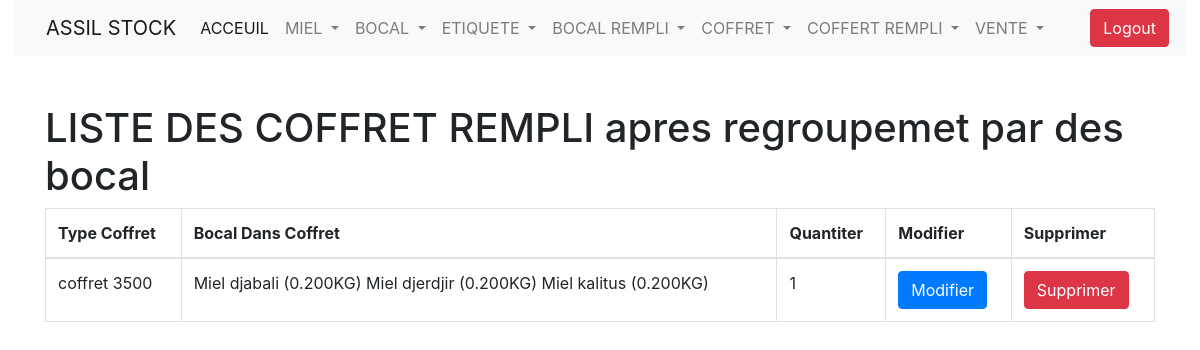
Screenshot of /list_filled_boxes/ (signed in) with the database file from the repository.
### appAssilStockManag/models.py (models this page shows, shortened)
class Box(models.Model):
    COFFRET_TYPES = [
        ('coffret 3500', 'coffret 3500'),
        ('coffret 4000', 'coffret 4000'),
        ('coffret 4500', 'coffret 4500'),
        ('coffret 7500', 'coffret 7500'),
        ('coffret 8500', 'coffret 8500'),
        ('coffret 9900', 'coffret 9900'),
    ]
    type_box = models.CharField(max_length=50, choices=COFFRET_TYPES, unique=True)
    quantity_in_stock = models.IntegerField(default=0)
    def __str__(self):
        return self.type_box

### appAssilStockManag/views.py (the view)
# urls.py: path('list_filled_boxes/', list_filled_boxes, name='list_filled_boxes'),
@login_required
def list_filled_boxes(request):
    context = {}
    result = []
    all_boxes = FilledBox.objects.all().prefetch_related('filledboxjars_set__jar__product')
    box_aggregator = {}
    for box in all_boxes:
        unique_jars = set([f"{item.jar.product.name_product} ({item.jar.size}KG)" for item in box.filledboxjars_set.all()])
        jars_inside = " ".join(sorted(unique_jars))
        signature = f"{box.box_type.id}-{jars_inside}"
        if signature not in box_aggregator:
            box_aggregator[signature] = {
                'box_id': box.pk,
                'box_type': box.box_type,
                'jars_inside': jars_inside,
                'quantity': 0
            }
        box_aggregator[signature]['quantity'] += box.quantity_fill_box
    result = list(box_aggregator.values())
    context = {
        'result': result,
    }
    return render(request, 'list_filled_boxes.html', context)

### appAssilStockManag/templates/list_filled_boxes.html (shortened to what this page needs)
{% extends 'base.html' %}
 {% block content %}
<h1 style='margin-top:1rem'>LISTE DES COFFRET REMPLI apres regroupemet par des bocal </h1>
<table class="table table-bordered">
    <thead>
        <tr>
            <th>Type Coffret</th>
            <th>Bocal Dans Coffret</th>
            <th>Quantiter</th>
            <th>Modifier</th>
            <th>Supprimer</th>
        </tr>
    </thead>
    <tbody>
        {% for box in result %}
            <tr>
                <td>{{ box.box_type }}</td>
                <td>{{ box.jars_inside }}</td>
                <td>{{ box.quantity }}</td>
                <td>
                    {% if box.box_id %}
                        <a href="#" class="btn btn-primary">Modifier</a>
                    {% endif %}
                </td>
                <td>
                    {% if box.box_id %}
                        <form action="{% url 'delete_filled_box' box.box_id %}" method="post" onsubmit="return confirmDeleteBatch();">
                            <button class='btn btn-danger'>Supprimer</button>
                        </form>
                    {% endif %}
                </td>
            </tr>
        {% endfor %}
    </tbody>
</table>
{% endblock %}

### rows the page displays
Box: box_type "coffret 3500", jars_inside "Miel djabali (0.200KG) Miel djerdjir (0.200KG) Miel kalitus (0.200KG)", quantity "1"
